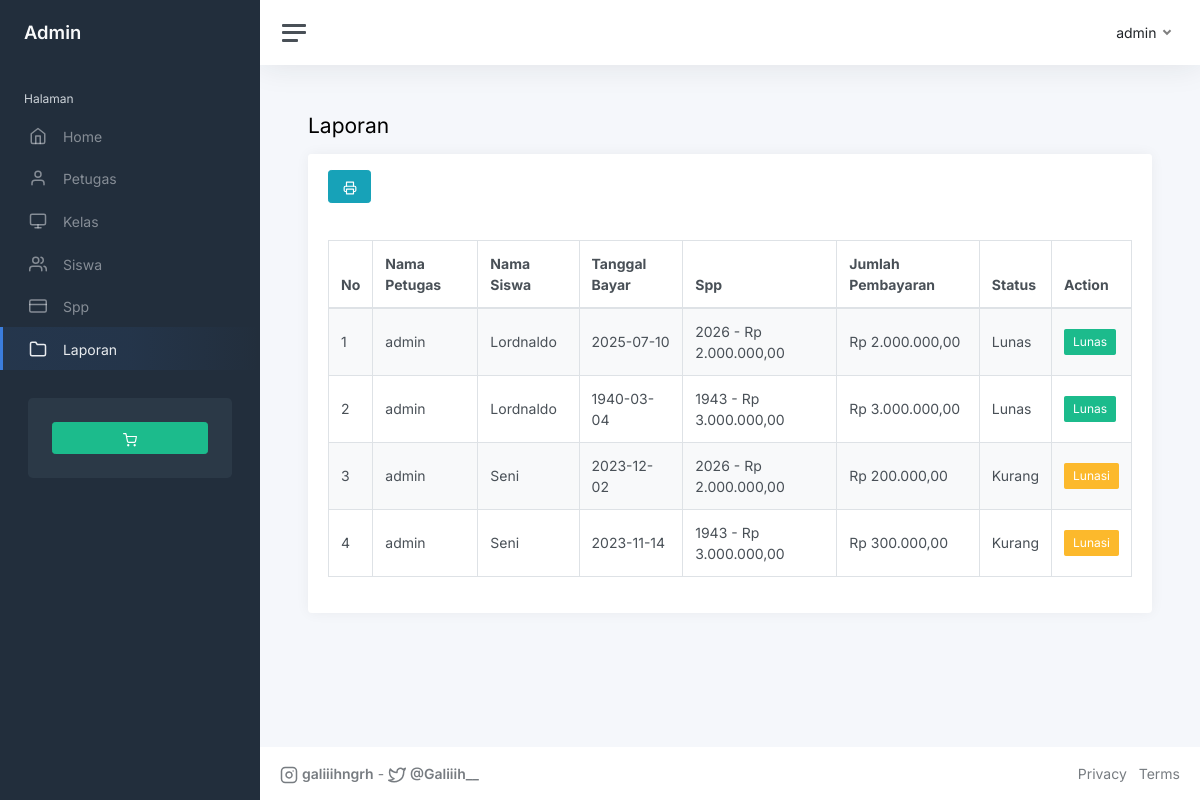
Page /index.php?page=laporan (signed in) on the committed database.
### tables this page shows
CREATE TABLE `pembayaran` (
  `id_pembayaran` int(11) NOT NULL,
  `id_petugas` int(11) NOT NULL,
  `nisn` char(10) NOT NULL,
  `tgl_bayar` date NOT NULL,
  `id_spp` int(11) NOT NULL,
  `jumlah_bayar` int(11) NOT NULL
);

CREATE TABLE `petugas` (
  `id_petugas` int(11) NOT NULL,
  `username` varchar(25) NOT NULL,
  `password` varchar(32) NOT NULL,
  `nama_petugas` varchar(35) NOT NULL,
  `level` enum('admin','petugas') NOT NULL
);

CREATE TABLE `siswa` (
  `nisn` char(10) NOT NULL,
  `nis` char(8) NOT NULL,
  `nama` varchar(35) NOT NULL,
  `id_kelas` int(11) NOT NULL,
  `jenis_kelamin` varchar(10) NOT NULL,
  `alamat` text NOT NULL,
  `no_telp` varchar(13) NOT NULL,
  `password` varchar(32) NOT NULL
);

CREATE TABLE `spp` (
  `id_spp` int(11) NOT NULL,
  `tahun` int(11) NOT NULL,
  `nominal` int(11) NOT NULL
);

### laporan.php (the view, shortened to what this page needs)
<h1 class="h3 mb-3"><strong></strong>Laporan</h1>
<div class="row">
    <div class="col-12">
        <div class="card flex-fill">
            <div class="card-header">
                <?php
                if (!empty($_SESSION['petugas']['level'] && !empty($_SESSION['petugas']['level'] == 'admin'))) {
                ?>
                    <a href="cetak_laporan.php" target="_blank" class="btn btn-info"><i data-feather="printer"></i></a>
                <?php
                }
                ?>
            </div>
            <div class="card-body">
                <table class=" table table-bordered table-striped table-hover cell-border">
                    <thead>
                        <tr>
                            <th>No</th>
                            <th>Nama Petugas</th>
                            <th>Nama Siswa</th>
                            <th>Tanggal Bayar</th>
                            <th>Spp</th>
                            <th>Jumlah Pembayaran</th>
                            <th>Status</th>
                            <th>Action</th>
                        </tr>
                    </thead>
                    <tbody>
                        <?php
                        $no = 1;
                        $query = mysqli_query($koneksi, "SELECT * FROM pembayaran INNER JOIN petugas ON pembayaran.id_petugas=petugas.id_petugas INNER JOIN siswa ON pembayaran.nisn=siswa.nisn INNER JOIN spp ON pembayaran.id_spp=spp.id_spp");
                        while ($data = mysqli_fetch_array($query)) {
                        ?>
                            <tr>
                                <td><?php echo $no++ ?> </td>
                                <td><?php echo $data['nama_petugas'] ?></td>
                                <td><?php echo $data['nama'] ?></td>
                                <td><?php echo $data['tgl_bayar'] ?></td>
                                <td><?php echo $data['tahun'] ?> - Rp <?php echo number_format($data['nominal'], 2, ',', '.') ?></td>
                                <td>Rp <?php echo number_format($data['jumlah_bayar'], 2, ',', '.') ?></td>
                                <td>
                                    <?php
                                    if ($data['jumlah_bayar'] < $data['nominal']) {
                                        echo 'Kurang';
                                    } else {
                                        echo 'Lunas';
                                    }
                                    ?>
                                </td>
                                <td>
                                    <?php
                                    if ($data['jumlah_bayar'] == $data['nominal']) {
                                    ?>
                                        <button class="btn btn-success btn-sm">Lunas</button>
                                    <?php
                                    } else {
                                    ?>
                                        <button data-bs-toggle="modal" data-bs-target="#lunasi<?php echo $data['id_pembayaran']; ?>" class="btn btn-warning btn-sm">Lunasi</button>
                                    <?php
                                    }
                                    ?>
                                </td>
                            </tr>
                        <?php
                        }
                        ?>
                    </tbody>
                </table>
            </div>
        </div>
    </div>
</div>

### rows in the picture
pembayaran: id_petugas.nama_petugas "admin", nisn.nama "Lordnaldo", tgl_bayar "2025-07-10", id_spp.tahun "2026", id_spp.nominal "2.000.000,00", jumlah_bayar "2.000.000,00", shows "Lunas"
pembayaran: id_petugas.nama_petugas "admin", nisn.nama "Lordnaldo", tgl_bayar "1940-03-04", id_spp.tahun "1943", id_spp.nominal "3.000.000,00", jumlah_bayar "3.000.000,00", shows "Lunas"
pembayaran: id_petugas.nama_petugas "admin", nisn.nama "Seni", tgl_bayar "2023-12-02", id_spp.tahun "2026", id_spp.nominal "2.000.000,00", jumlah_bayar "200.000,00", shows "Kurang"
pembayaran: id_petugas.nama_petugas "admin", nisn.nama "Seni", tgl_bayar "2023-11-14", id_spp.tahun "1943", id_spp.nominal "3.000.000,00", jumlah_bayar "300.000,00", shows "Kurang"

### other values in the picture
$_SESSION['petugas']['nama_petugas'] "admin"
